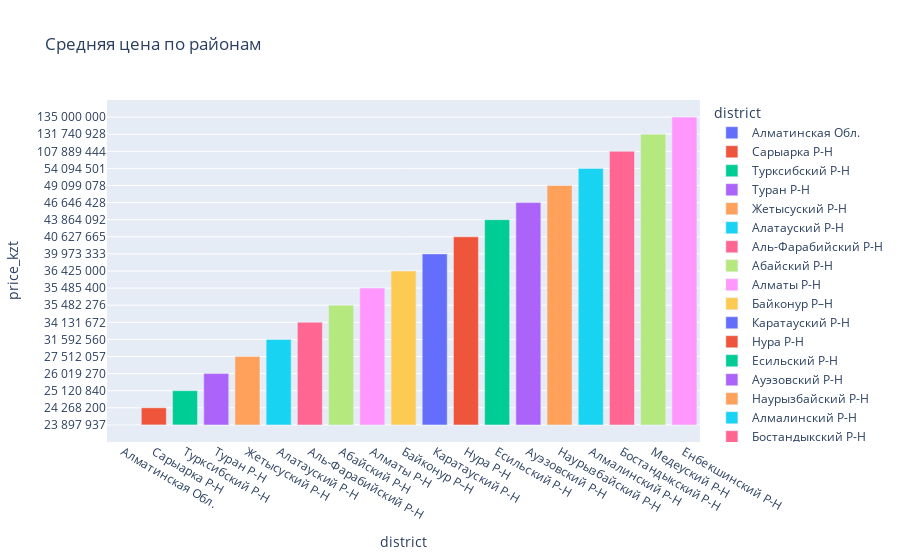

Here is the notebook cell this chart was saved with:
### Code cell
px.bar(df_mean, x='district', y = 'price_kzt', title = 'Cредняя цена по районам', color = 'district')

### Figure 1 — Plotly figure (JSON) as saved in the notebook; plotly's stock layout.template omitted (floating-point values rounded to 4 significant figures)
{"data": [{"alignmentgroup": "True", "hovertemplate": "district=%{x}<br>price_kzt=%{y}<extra></extra>", "legendgroup": "Алматинская Обл.", "marker": {"color": "#636efa", "pattern": {"shape": ""}}, "name": "Алматинская Обл.", "offsetgroup": "Алматинская Обл.", "orientation": "v", "showlegend": true, "textposition": "auto", "type": "bar", "x": ["Алматинская Обл."], "xaxis": "x", "y": ["23 897 937"], "yaxis": "y"}, {"alignmentgroup": "True", "hovertemplate": "district=%{x}<br>price_kzt=%{y}<extra></extra>", "legendgroup": "Сарыарка Р-Н", "marker": {"color": "#EF553B", "pattern": {"shape": ""}}, "name": "Сарыарка Р-Н", "offsetgroup": "Сарыарка Р-Н", "orientation": "v", "showlegend": true, "textposition": "auto", "type": "bar", "x": ["Сарыарка Р-Н"], "xaxis": "x", "y": ["24 268 200"], "yaxis": "y"}, {"alignmentgroup": "True", "hovertemplate": "district=%{x}<br>price_kzt=%{y}<extra></extra>", "legendgroup": "Турксибский Р-Н", "marker": {"color": "#00cc96", "pattern": {"shape": ""}}, "name": "Турксибский Р-Н", "offsetgroup": "Турксибский Р-Н", "orientation": "v", "showlegend": true, "textposition": "auto", "type": "bar", "visible": true, "x": ["Турксибский Р-Н"], "xaxis": "x", "y": ["25 120 840"], "yaxis": "y"}, {"alignmentgroup": "True", "hovertemplate": "district=%{x}<br>price_kzt=%{y}<extra></extra>", "legendgroup": "Туран Р-Н", "marker": {"color": "#ab63fa", "pattern": {"shape": ""}}, "name": "Туран Р-Н", "offsetgroup": "Туран Р-Н", "orientation": "v", "showlegend": true, "textposition": "auto", "type": "bar", "visible": true, "x": ["Туран Р-Н"], "xaxis": "x", "y": ["26 019 270"], "yaxis": "y"}, {"alignmentgroup": "True", "hovertemplate": "district=%{x}<br>price_kzt=%{y}<extra></extra>", "legendgroup": "Жетысуский Р-Н", "marker": {"color": "#FFA15A", "pattern": {"shape": ""}}, "name": "Жетысуский Р-Н", "offsetgroup": "Жетысуский Р-Н", "orientation": "v", "showlegend": true, "textposition": "auto", "type": "bar", "x": ["Жетысуский Р-Н"], "xaxis": "x", "y": ["27 512 057"], "yaxis": "y"}, {"alignmentgroup": "True", "hovertemplate": "district=%{x}<br>price_kzt=%{y}<extra></extra>", "legendgroup": "Алатауский Р-Н", "marker": {"color": "#19d3f3", "pattern": {"shape": ""}}, "name": "Алатауский Р-Н", "offsetgroup": "Алатауский Р-Н", "orientation": "v", "showlegend": true, "textposition": "auto", "type": "bar", "visible": true, "x": ["Алатауский Р-Н"], "xaxis": "x", "y": ["31 592 560"], "yaxis": "y"}, {"alignmentgroup": "True", "hovertemplate": "district=%{x}<br>price_kzt=%{y}<extra></extra>", "legendgroup": "Аль-Фарабийский Р-Н", "marker": {"color": "#FF6692", "pattern": {"shape": ""}}, "name": "Аль-Фарабийский Р-Н", "offsetgroup": "Аль-Фарабийский Р-Н", "orientation": "v", "showlegend": true, "textposition": "auto", "type": "bar", "x": ["Аль-Фарабийский Р-Н"], "xaxis": "x", "y": ["34 131 672"], "yaxis": "y"}, {"alignmentgroup": "True", "hovertemplate": "district=%{x}<br>price_kzt=%{y}<extra></extra>", "legendgroup": "Абайский Р-Н", "marker": {"color": "#B6E880", "pattern": {"shape": ""}}, "name": "Абайский Р-Н", "offsetgroup": "Абайский Р-Н", "orientation": "v", "showlegend": true, "textposition": "auto", "type": "bar", "x": ["Абайский Р-Н"], "xaxis": "x", "y": ["35 482 276"], "yaxis": "y"}, {"alignmentgroup": "True", "hovertemplate": "district=%{x}<br>price_kzt=%{y}<extra></extra>", "legendgroup": "Алматы Р-Н", "marker": {"color": "#FF97FF", "pattern": {"shape": ""}}, "name": "Алматы Р-Н", "offsetgroup": "Алматы Р-Н", "orientation": "v", "showlegend": true, "textposition": "auto", "type": "bar", "x": ["Алматы Р-Н"], "xaxis": "x", "y": ["35 485 400"], "yaxis": "y"}, {"alignmentgroup": "True", "hovertemplate": "district=%{x}<br>price_kzt=%{y}<extra></extra>", "legendgroup": "Байконур Р–Н", "marker": {"color": "#FECB52", "pattern": {"shape": ""}}, "name": "Байконур Р–Н", "offsetgroup": "Байконур Р–Н", "orientation": "v", "showlegend": true, "textposition": "auto", "type": "bar", "x": ["Байконур Р–Н"], "xaxis": "x", "y": ["36 425 000"], "yaxis": "y"}, {"alignmentgroup": "True", "hovertemplate": "district=%{x}<br>price_kzt=%{y}<extra></extra>", "legendgroup": "Каратауский Р-Н", "marker": {"color": "#636efa", "pattern": {"shape": ""}}, "name": "Каратауский Р-Н", "offsetgroup": "Каратауский Р-Н", "orientation": "v", "showlegend": true, "textposition": "auto", "type": "bar", "x": ["Каратауский Р-Н"], "xaxis": "x", "y": ["39 973 333"], "yaxis": "y"}, {"alignmentgroup": "True", "hovertemplate": "district=%{x}<br>price_kzt=%{y}<extra></extra>", "legendgroup": "Нура Р-Н", "marker": {"color": "#EF553B", "pattern": {"shape": ""}}, "name": "Нура Р-Н", "offsetgroup": "Нура Р-Н", "orientation": "v", "showlegend": true, "textposition": "auto", "type": "bar", "x": ["Нура Р-Н"], "xaxis": "x", "y": ["40 627 665"], "yaxis": "y"}, {"alignmentgroup": "True", "hovertemplate": "district=%{x}<br>price_kzt=%{y}<extra></extra>", "legendgroup": "Есильский Р-Н", "marker": {"color": "#00cc96", "pattern": {"shape": ""}}, "name": "Есильский Р-Н", "offsetgroup": "Есильский Р-Н", "orientation": "v", "showlegend": true, "textposition": "auto", "type": "bar", "x": ["Есильский Р-Н"], "xaxis": "x", "y": ["43 864 092"], "yaxis": "y"}, {"alignmentgroup": "True", "hovertemplate": "district=%{x}<br>price_kzt=%{y}<extra></extra>", "legendgroup": "Ауэзовский Р-Н", "marker": {"color": "#ab63fa", "pattern": {"shape": ""}}, "name": "Ауэзовский Р-Н", "offsetgroup": "Ауэзовский Р-Н", "orientation": "v", "showlegend": true, "textposition": "auto", "type": "bar", "x": ["Ауэзовский Р-Н"], "xaxis": "x", "y": ["46 646 428"], "yaxis": "y"}, {"alignmentgroup": "True", "hovertemplate": "district=%{x}<br>price_kzt=%{y}<extra></extra>", "legendgroup": "Наурызбайский Р-Н", "marker": {"color": "#FFA15A", "pattern": {"shape": ""}}, "name": "Наурызбайский Р-Н", "offsetgroup": "Наурызбайский Р-Н", "orientation": "v", "showlegend": true, "textposition": "auto", "type": "bar", "x": ["Наурызбайский Р-Н"], "xaxis": "x", "y": ["49 099 078"], "yaxis": "y"}, {"alignmentgroup": "True", "hovertemplate": "district=%{x}<br>price_kzt=%{y}<extra></extra>", "legendgroup": "Алмалинский Р-Н", "marker": {"color": "#19d3f3", "pattern": {"shape": ""}}, "name": "Алмалинский Р-Н", "offsetgroup": "Алмалинский Р-Н", "orientation": "v", "showlegend": true, "textposition": "auto", "type": "bar", "x": ["Алмалинский Р-Н"], "xaxis": "x", "y": ["54 094 501"], "yaxis": "y"}, {"alignmentgroup": "True", "hovertemplate": "district=%{x}<br>price_kzt=%{y}<extra></extra>", "legendgroup": "Бостандыкский Р-Н", "marker": {"color": "#FF6692", "pattern": {"shape": ""}}, "name": "Бостандыкский Р-Н", "offsetgroup": "Бостандыкский Р-Н", "orientation": "v", "showlegend": true, "textposition": "auto", "type": "bar", "x": ["Бостандыкский Р-Н"], "xaxis": "x", "y": ["107 889 444"], "yaxis": "y"}, {"alignmentgroup": "True", "hovertemplate": "district=%{x}<br>price_kzt=%{y}<extra></extra>", "legendgroup": "Медеуский Р-Н", "marker": {"color": "#B6E880", "pattern": {"shape": ""}}, "name": "Медеуский Р-Н", "offsetgroup": "Медеуский Р-Н", "orientation": "v", "showlegend": true, "textposition": "auto", "type": "bar", "x": ["Медеуский Р-Н"], "xaxis": "x", "y": ["131 740 928"], "yaxis": "y"}, {"alignmentgroup": "True", "hovertemplate": "district=%{x}<br>price_kzt=%{y}<extra></extra>", "legendgroup": "Енбекшинский Р-Н", "marker": {"color": "#FF97FF", "pattern": {"shape": ""}}, "name": "Енбекшинский Р-Н", "offsetgroup": "Енбекшинский Р-Н", "orientation": "v", "showlegend": true, "textposition": "auto", "type": "bar", "x": ["Енбекшинский Р-Н"], "xaxis": "x", "y": ["135 000 000"], "yaxis": "y"}], "layout": {"autosize": true, "barmode": "relative", "legend": {"title": {"text": "district"}, "tracegroupgap": 0}, "title": {"text": "Cредняя цена по районам"}, "xaxis": {"anchor": "y", "autorange": true, "categoryarray": ["Алматинская Обл.", "Сарыарка Р-Н", "Турксибский Р-Н", "Туран Р-Н", "Жетысуский Р-Н", "Алатауский Р-Н", "Аль-Фарабийский Р-Н", "Абайский Р-Н", "Алматы Р-Н", "Байконур Р–Н", "Каратауский Р-Н", "Нура Р-Н", "Есильский Р-Н", "Ауэзовский Р-Н", "Наурызбайский Р-Н", "Алмалинский Р-Н", "Бостандыкский Р-Н", "Медеуский Р-Н", "Енбекшинский Р-Н"], "categoryorder": "array", "domain": [0, 1], "range": [-0.5, 18.5], "title": {"text": "district"}, "type": "category"}, "yaxis": {"anchor": "x", "autorange": true, "domain": [0, 1], "range": [-1, 19], "title": {"text": "price_kzt"}, "type": "category"}}}
